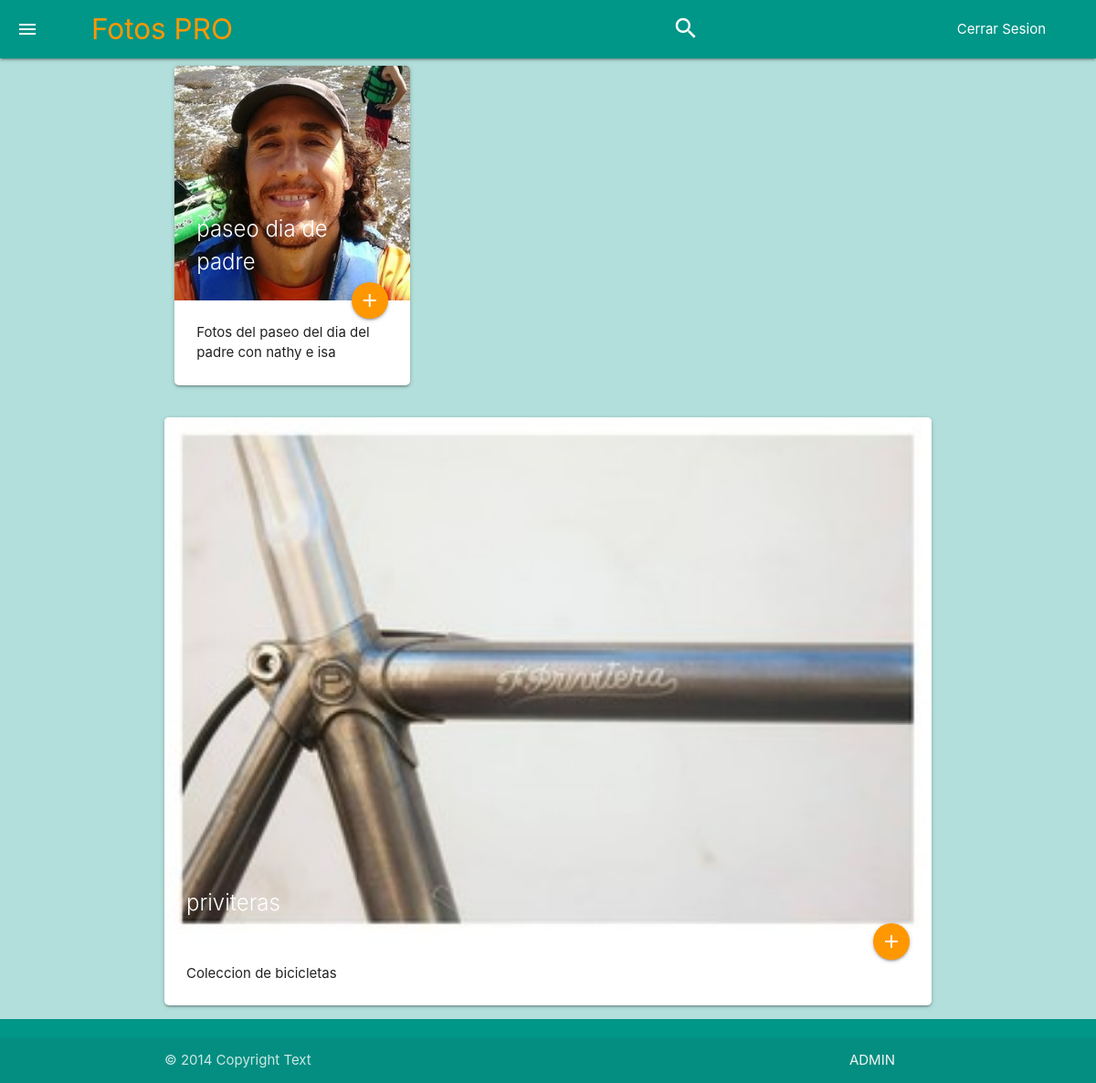
The app's page /catalogo (signed in) with its own data.
### catalogo_fotos_app/models.py (models this page shows, shortened)
class Album(models.Model):
    titulo = models.CharField(max_length=70)
    descripcion = models.TextField(max_length=1024)
    thumb = ProcessedImageField(
        upload_to="albums",
        processors=[Transpose(), ResizeToFit(300)],
        format="JPEG",
        options={"quality": 90},
    )
    tags = models.CharField(max_length=250)
    is_visible = models.BooleanField(default=True)
    creada = models.DateTimeField(auto_now_add=True)
    modificada = models.DateTimeField(auto_now_add=True)
    slug = models.SlugField(max_length=50, unique=True)

### catalogo_fotos_app/views.py (the view)
# urls.py: re_path(r"catalogo", views.catalogo, name="catalogo"),  # albumes
def catalogo(request):
    list = Album.objects.filter(is_visible=True).order_by("-creada")
    paginator = Paginator(list, 10)
    page = request.GET.get("page")
    try:
        albums = paginator.page(page)
    except PageNotAnInteger:
        albums = paginator.page(1)  # If page is not an integer, deliver first page.
    except EmptyPage:
        albums = paginator.page(
            paginator.num_pages
        )  # If page is out of range (e.g.  9999), deliver last page of results.
    return render(request, "catalogo.html", {"albums": list})

### catalogo_fotos_app/templates/catalogo.html (shortened to what this page needs)
{% extends 'template_base.html' %} {% load static %}  {% block contenidoPagina %}
<main>
  <div class="container">
    <div class="row">
      {% for album in albums %}
      <div class="col s12 m4">
        <div class="card">
          <div class="card-image">
            <img
              src="{{ album.thumb.url }}"
              alt="{{ album.titulo }}"
              class="dpg-album-card-image"
            />
            <span class="card-title">{{ album.titulo }}</span>
            <a
              class="btn-floating halfway-fab waves-effect waves-light orange"
              href="{% url 'album' album.slug %}"
              ><i class="material-icons">add</i></a
            >
          </div>
          <div class="card-content">
            <p>{{ album.descripcion|truncatechars:90 }}</p>
          </div>
        </div>
      </div>
    </div>
    {% endfor %}
</main>
{% endblock %}

### records on screen
Album: thumb (picture), titulo "paseo dia de padre", descripcion "Fotos del paseo del dia del padre con nathy e isa"
Album: thumb (picture), titulo "priviteras", descripcion "Coleccion de bicicletas"
